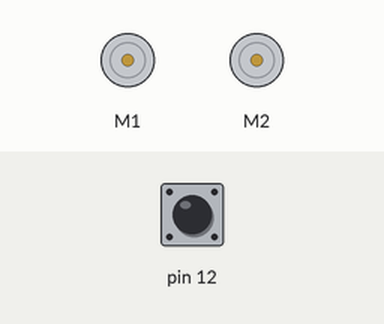
Simulated run of this sketch. Board: Arduino Uno, built with avr-gcc and run on an emulated ATmega328P. On the bench: 2 × DC motor (green arrow = forward, orange = backward, longer = faster). The test bench sets the inputs (shaded band); at power-on: pin 12 HIGH.

Above: at 0.8 s.
0.9 s: pin 12 pulled LOW for 0.15 s
At 1.1 s:
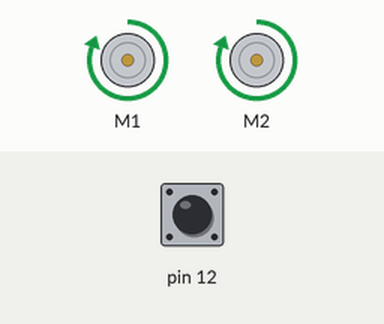
At 2.3 s:
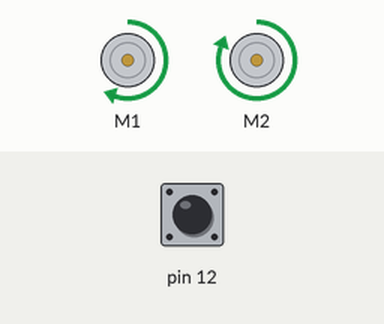
Timing chart, 0 to 3.9 s (numbered marks = the images above; inputs shaded):
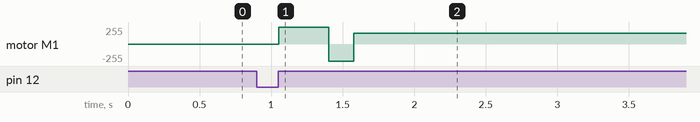

Measured:
- after the input at 0.9 s, motor M1: stopped → forward 255/255 after 0.15 s, → backward 255/255 0.35 s later, → forward 159/255 0.18 s later; motor M2: stopped → forward 255/255 after 0.15 s

The sketch:

DriveInCircle.ino
```cpp
#include <Pushbutton.h>
#include <ZumoMotors.h>
#include <QTRSensors.h>
#include <ZumoReflectanceSensorArray.h>

#define QTR_THRESHOLD  1800 //
#define FORWARD_SPEED 400
#define TURN_SPEED 400

ZumoMotors motors;
Pushbutton button(ZUMO_BUTTON);


void setup() {
  button.waitForButton();

  motors.setSpeeds(FORWARD_SPEED, FORWARD_SPEED);
  delay(350);
  motors.setSpeeds(-TURN_SPEED, TURN_SPEED);
  delay(175);
  motors.setSpeeds(250, FORWARD_SPEED);
}

void loop() {

}
```
